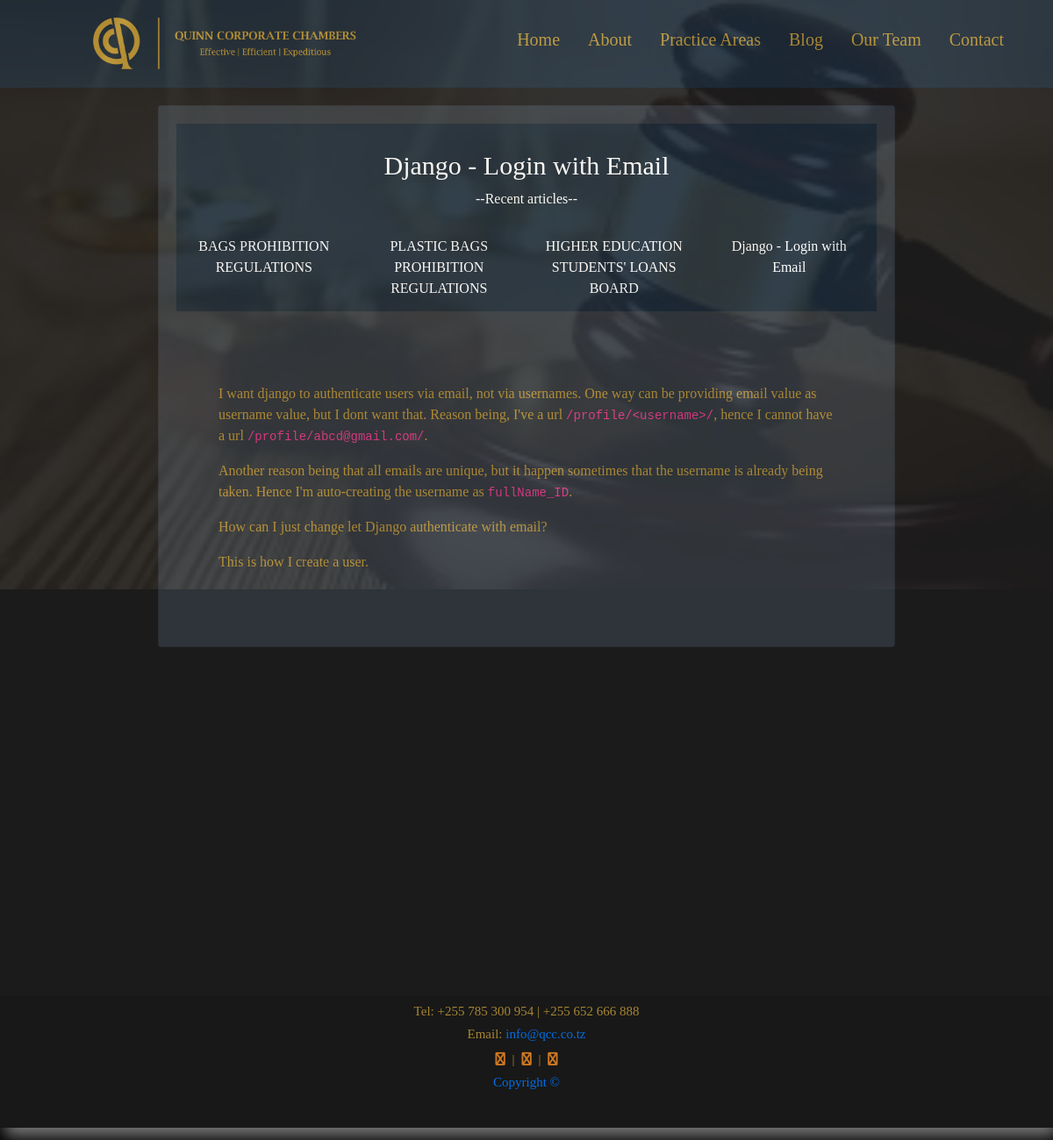
Page /blog/django-login-with-email/ on the committed database.
### blog/models.py (models this page shows)
class BlogPost(models.Model):
    title = models.CharField(max_length=120)
    subtitle = models.CharField(max_length=120)
    body = RichTextField(blank=True,null=True ,max_length=5000)
    slug = models.SlugField(blank=True,unique=True)
    date = models.DateTimeField(auto_now_add=True)
    date_added = models.DateTimeField()
    def  get_absolute_url(self):
        return reverse('blog', kwargs={'slug': self.slug})
    def __str__(self):
        return self.title

### blog/views.py (the view)
# urls.py: path('<slug>/',BlogPostDetailView.as_view(), name ='blog'),
class BlogPostDetailView(DetailView):
    obj_queryset = BlogPost.objects.all()
    template_name ="postDetailPage.html"
    def get_object(self,*args,**kwargs):
        request = self.request
        slug = self.kwargs.get('slug')
        pk = 1
        instance1 = None
        try:
            instance = BlogPost.objects.get(slug=slug)
        except Event.DoesNotExist:
               instance = blogPage.objects.all().first()
               if instance is None:
                    raise Http404("product doesnt exist")
        except:
            raise Http404("OOOPS")
        return instance
    def get_context_data(self,*args,**kwargs):
        context = super(BlogPostDetailView,self).get_context_data(*args,**kwargs)
        context['recents'] = BlogPost.objects.all()[:4]
        print(context)
        return context

### templates/postDetailPage.html (shortened to what this page needs)
{% extends 'base.html' %}
{% load static %}
{% block content %}
<div class="maincontent" style="width: 70%; min-height: 1000px; ">
    <div class="card bg-dark">
        <div class="card-body bg-dark">
            <div style="width: 100%; height: 200px; padding-top: 30px; background-color:#1D2C39;">
                <h6 style="margin-top: 0; text-align: center; font-size: 30px; color:white">{{object.title}}</h6>
                <p style="margin-top: 0; text-align: center; color: white; ">--Recent articles--</p>
                <div class="d-flex flex-row bd-highlight justify-content-center mb-3 " style="width: 100% !important;">
                    {% for obj in  recents %}
                    <div class="p-2 bd-highlight w-25" style="background-color:#1D2C39"><a href="{{obj.get_absolute_url}}"
                            class="btn btn-link ">{{obj.title}}</a></div>
                    {% endfor %}
                </div>
            </div>
            <div class="card-text p-5 mt-5" style="font-size: 20px !important; position: relative !important;">
                {{object.body | safe}}
            </div>
        </div>
    </div>
</div>
{% endblock content %}

### my-static/css/style.css (style rules this page uses)
* { margin: 0; padding: 0; box-sizing: border-box; font-family: garamond; }
body { position: relative; width: 100%; background-color:black; overflow-x: hidden; }
html { background-color:black; }
.maincontent { width: 80%; height: auto; float:center; margin-right: auto; margin-left: auto; margin-top: 20px; font-size: 23px !important ; color:#BA9537; }
.btn, .btn-link { border: 0 !important; box-shadow: 0 !important; color: white !important; }
.maincontent p, .maincontent2 p { text-align: start; font-size: 16px !important ; color: #BA9537; }
* { box-sizing: border-box; }

### rows in the picture
BlogPost: title "Django - Login with Email", body "I want django to authenticate users via email, not via usernames. One way can be providing email value as username value, but I dont want that. Reason being, I've a url /profile/<username>/ , hence I cannot have a url /profile/abcd@gmail.com/ . Another reason being that all emails are unique, but it happen sometimes that the username is already being taken. Hence I'm auto-creating the username as fullName_ID . How can I just change let Django authenticate with email? This is how I create a user."
BlogPost: title "BAGS PROHIBITION REGULATIONS"
BlogPost: title "PLASTIC BAGS PROHIBITION REGULATIONS"
BlogPost: title "HIGHER EDUCATION STUDENTS' LOANS BOARD"
